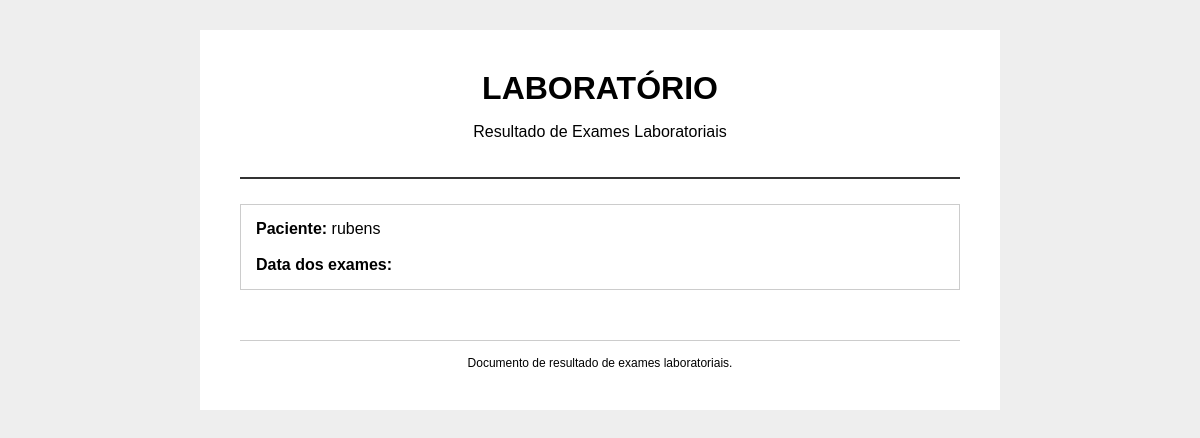
/ver_resultados/4/2026-08-22, run on an earlier commit of the app's database.
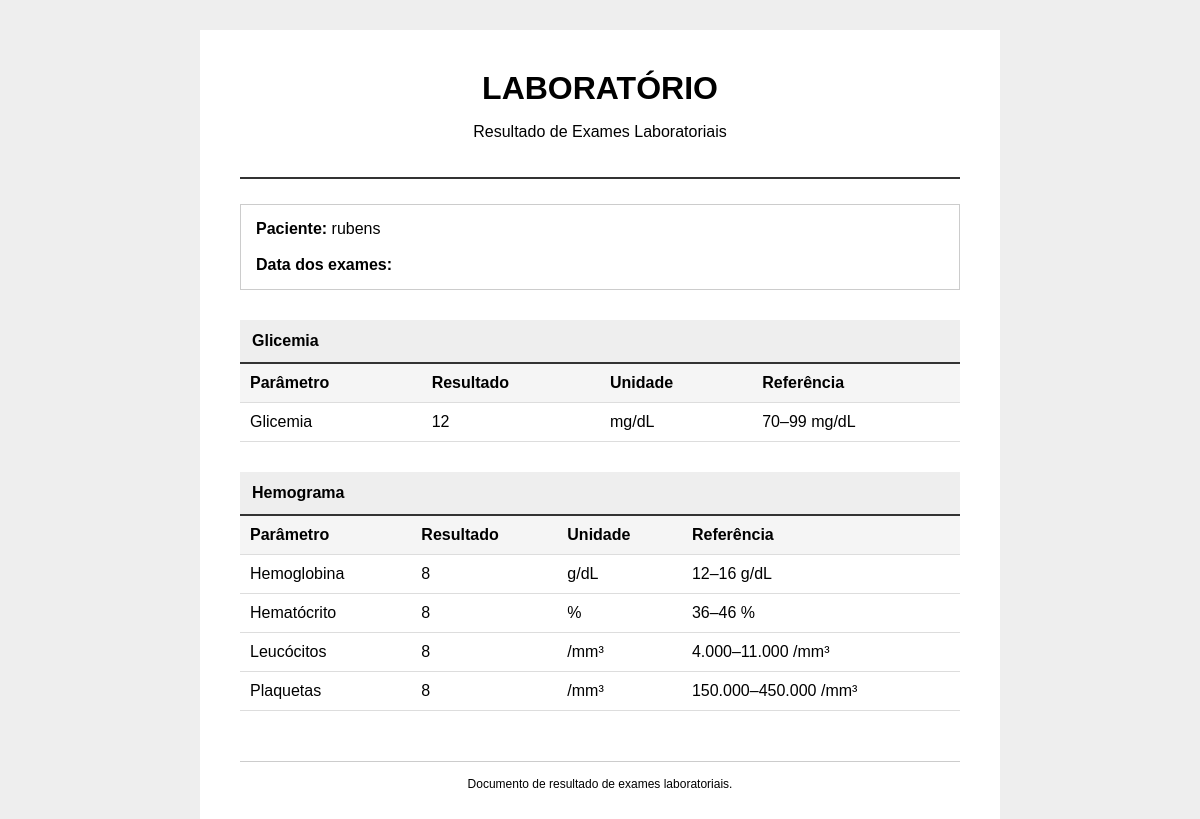
And on a later commit of the database.
### odisseu/models.py (models this page shows, shortened)
class Paciente(models.Model):
    nome = models.CharField(max_length=200)
    cpf = models.CharField(max_length=11)
    cns = models.CharField(max_length=14)
    data_nascimento = models.DateField()
    telefone = models.CharField(max_length=20)

class Agendamento(models.Model):
    EXAMES = [
        ('glicemia', 'Glicemia'),
        ('hemograma', 'Hemograma'),
    ]
    paciente = models.ForeignKey(
        Paciente,
        on_delete=models.CASCADE
    )
    exame = models.CharField(
        max_length=50,
        choices=EXAMES
    )
    data = models.DateField()

class ResultadoParametro(models.Model):
    resultado = models.ForeignKey(
        Resultado,
        on_delete=models.CASCADE,
        related_name='parametros'
    )
    nome = models.CharField(
        max_length=100
    )
    valor = models.CharField(
        max_length=100,
        blank=True
    )
    unidade = models.CharField(
        max_length=50,
        blank=True
    )
    referencia = models.CharField(
        max_length=200,
        blank=True
    )

### odisseu/views.py (the view)
# urls.py: path('ver_resultados/<int:paciente_id>/<str:data>',views.ver_resultados, name='ver_resultados'
def ver_resultados(request, paciente_id, data):
    paciente = Paciente.objects.get(id=paciente_id)
    resultados = Resultado.objects.filter(
        agendamento__paciente=paciente,
        agendamento__data=data
    )
    return render(
        request,
        'ver_resultados.html',
        {
            'paciente': paciente,
            'resultados': resultados,
            'data': data,
        }
    )

### odisseu/templates/ver_resultados.html (shortened to what this page needs)
<!DOCTYPE html>
<html lang="pt-br">
<head>
</head>
<body>
    <div class="laudo">
        <div class="cabecalho">
            <h1>LABORATÓRIO</h1>
            <p>
                Resultado de Exames Laboratoriais
            </p>
        </div>
        <div class="dados-paciente">
            <strong>Paciente:</strong>
            {{ paciente.nome }}
            <br><br>
            <strong>Data dos exames:</strong>
        </div>
        {% regroup resultados by agendamento as exames %}
        {% for grupo in exames %}
            <div class="exame">
                <div class="exame-titulo">
                    <strong>
                        {{ grupo.grouper.get_exame_display }}
                    </strong>
                </div>
                <table>
                    <thead>
                        <tr>
                            <th>
                                Parâmetro
                            </th>
                            <th>
                                Resultado
                            </th>
                            <th>
                                Unidade
                            </th>
                            <th>
                                Referência
                            </th>
                        </tr>
                    </thead>
                    <tbody>
                        {% for resultado in grupo.list %}
                            {% for parametro in resultado.parametros.all %}
                                <tr>
                                    <td>
                                        {{ parametro.nome }}
                                    </td>
                                    <td>
                                        {{ parametro.valor }}
                                    </td>
                                    <td>
                                        {{ parametro.unidade }}
                                    </td>
                                    <td>
                                        {{ parametro.referencia }}
                                    </td>
                                </tr>
                            {% endfor %}
                        {% endfor %}
                    </tbody>
                </table>
            </div>
        {% endfor %}
        <div class="rodape">
            Documento de resultado de exames laboratoriais.
        </div>
    </div>
</body>
</html>

### odisseu/templates/ver_resultados.html (style rules this page uses)
body { font-family: Arial, sans-serif; background-color: #eeeeee; margin: 0; padding: 30px; }
.laudo { width: 800px; max-width: 100%; margin: auto; background-color: white; padding: 40px; box-sizing: border-box; }
.cabecalho { text-align: center; border-bottom: 2px solid #333; padding-bottom: 20px; margin-bottom: 25px; }
.cabecalho h1 { margin: 0; }
.dados-paciente { border: 1px solid #ccc; padding: 15px; margin-bottom: 30px; }
.exame { margin-bottom: 30px; }
.exame-titulo { background-color: #eeeeee; padding: 12px; border-bottom: 2px solid #333; }
table { width: 100%; border-collapse: collapse; }
th, td { padding: 10px; border-bottom: 1px solid #ddd; text-align: left; }
th { background-color: #f5f5f5; }
.rodape { margin-top: 50px; padding-top: 15px; border-top: 1px solid #ccc; text-align: center; font-size: 12px; }

What changed in the data, as far as the page shows it:
added Agendamento: grouper.exame "Glicemia"
added ResultadoParametro: nome "Glicemia", valor "12", unidade "mg/dL", referencia "70–99 mg/dL"
added Agendamento: grouper.exame "Hemograma"
added ResultadoParametro: nome "Hemoglobina", valor "8", unidade "g/dL", referencia "12–16 g/dL"
added ResultadoParametro: nome "Hematócrito", valor "8", unidade "%", referencia "36–46 %"
added ResultadoParametro: nome "Leucócitos", valor "8", unidade "/mm³", referencia "4.000–11.000 /mm³"
added ResultadoParametro: nome "Plaquetas", valor "8", unidade "/mm³", referencia "150.000–450.000 /mm³"
